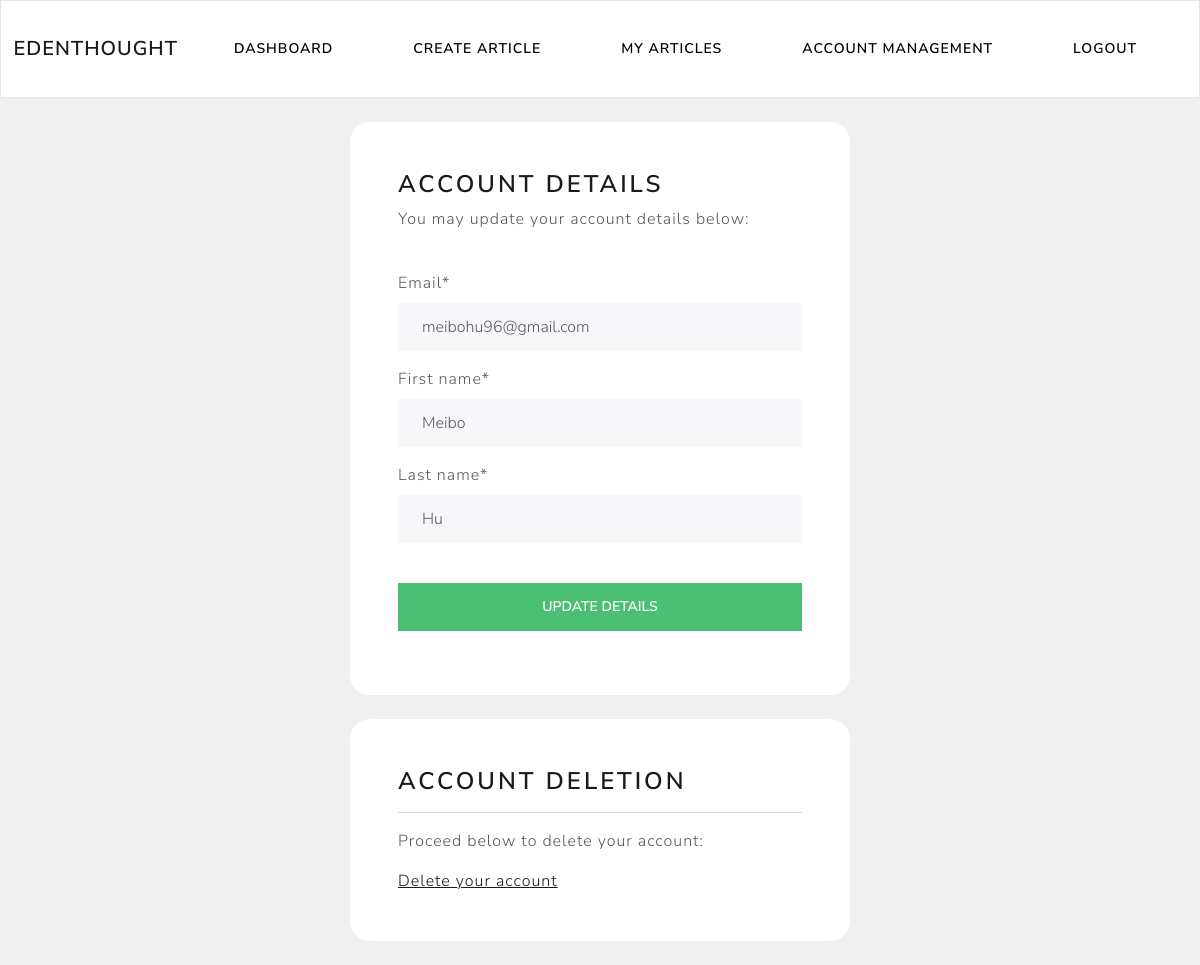
The page /writer/account-management (signed in) on the database its author committed.
### account/models.py (models this page shows, shortened)
class CustomUser(AbstractBaseUser, PermissionsMixin):
    username = None
    email = models.EmailField(unique=True)
    first_name = models.CharField(max_length=80)
    last_name = models.CharField(max_length=135)
    is_active = models.BooleanField(default=True)
    is_staff = models.BooleanField(default=False)
    date_joined = models.DateTimeField(default=timezone.now)
    is_writer = models.BooleanField(default=False, verbose_name="Are you a writer?")
    USERNAME_FIELD = 'email'
    REQUIRED_FIELDS = []
    objects = CustomUserManager()

### writer/views.py (the view)
# urls.py: path('account-management', views.account_management, name="account-management"),
@login_required(login_url='my-login')
def account_management(request):
    form = UpdateUserForm(instance=request.user)
    if request.method == 'POST':
        form = UpdateUserForm(request.POST, instance=request.user)
        if form.is_valid():
            form.save()
            return redirect('writer-dashboard')
    context = {'UpdateUserForm':form}
    return render(request, 'writer/account-management.html', context)

### writer/forms.py
class UpdateUserForm(ModelForm):    ## exclude password
    password = None
    class Meta:
        model = CustomUser
        fields = ['email', 'first_name', 'last_name',]
        exclude = ['password1', 'password2',]

### writer/templates/writer/account-management.html (shortened to what this page needs)
{% extends 'writer/navbar.html' %}
{% load crispy_forms_tags %}
{% block content %}
    <br>
    <div class="container bg-white shadow-md p-5 form-layout">
        <h3> Account details </h3>
        <p> You may update your account details below: </p>
        <br>
        <form method="POST" autocomplete="off">
            {{UpdateUserForm|crispy}}
            <br>
            <input class="btn btn-success w-100" type="submit" value="Update details"/>
        </form>
    </div>
    <br>
    <div class="container bg-white shadow-md p-5 form-layout">
        <h3> Account deletion </h3>
        <hr>
        <p>
            Proceed below to delete your account:
        </p>
        <a href="{% url 'delete-account' %}"> Delete your account </a>
    </div>
    <br>
{% endblock %}

### static/css/styles.css (style rules this page uses)
.form-layout { width: 500px; border-radius: 20px; }

### rows shown on the page
CustomUser: email "meibohu96@gmail.com", first_name "Meibo", last_name "Hu"
